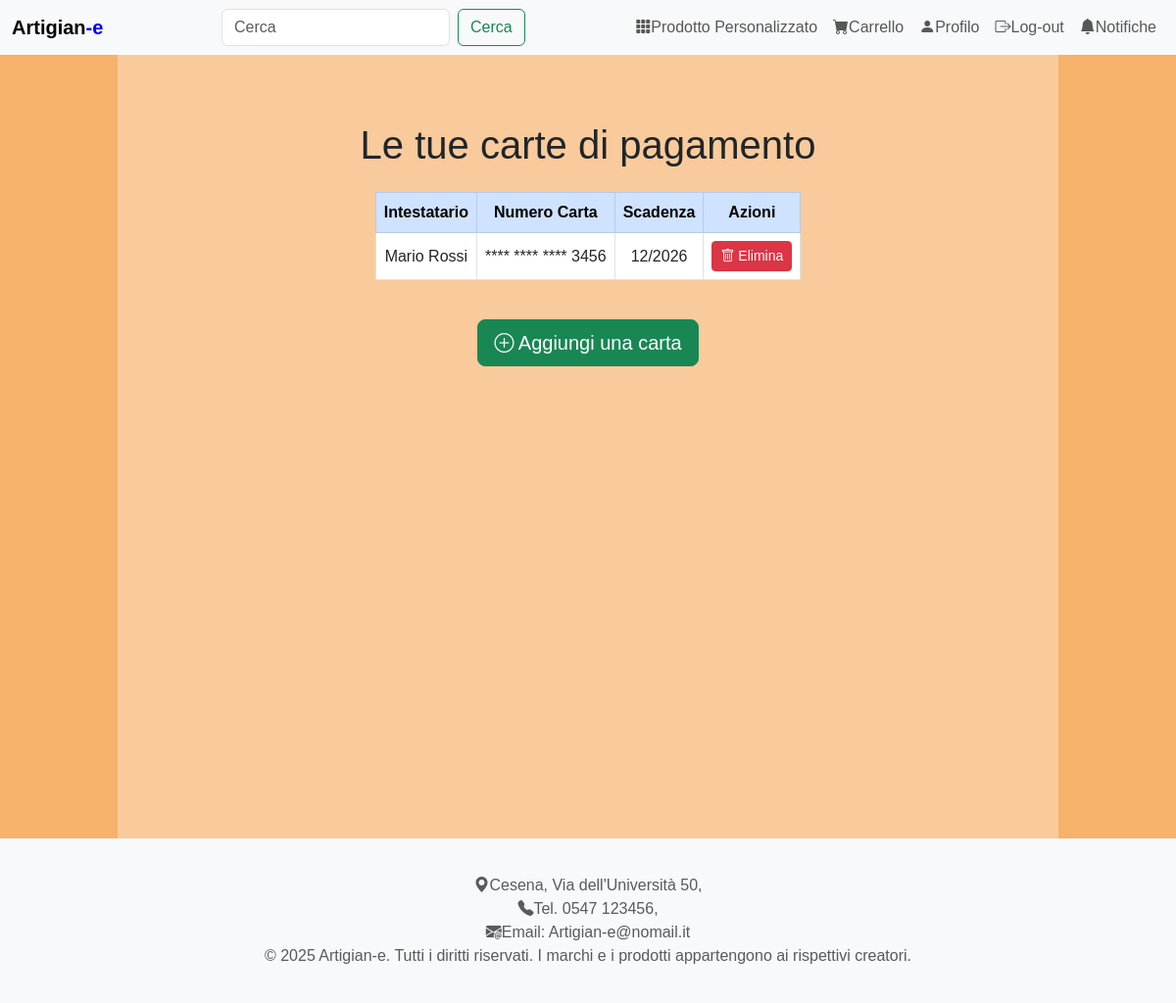
Page /pages/info_carte.php (signed in) on the earlier database version.
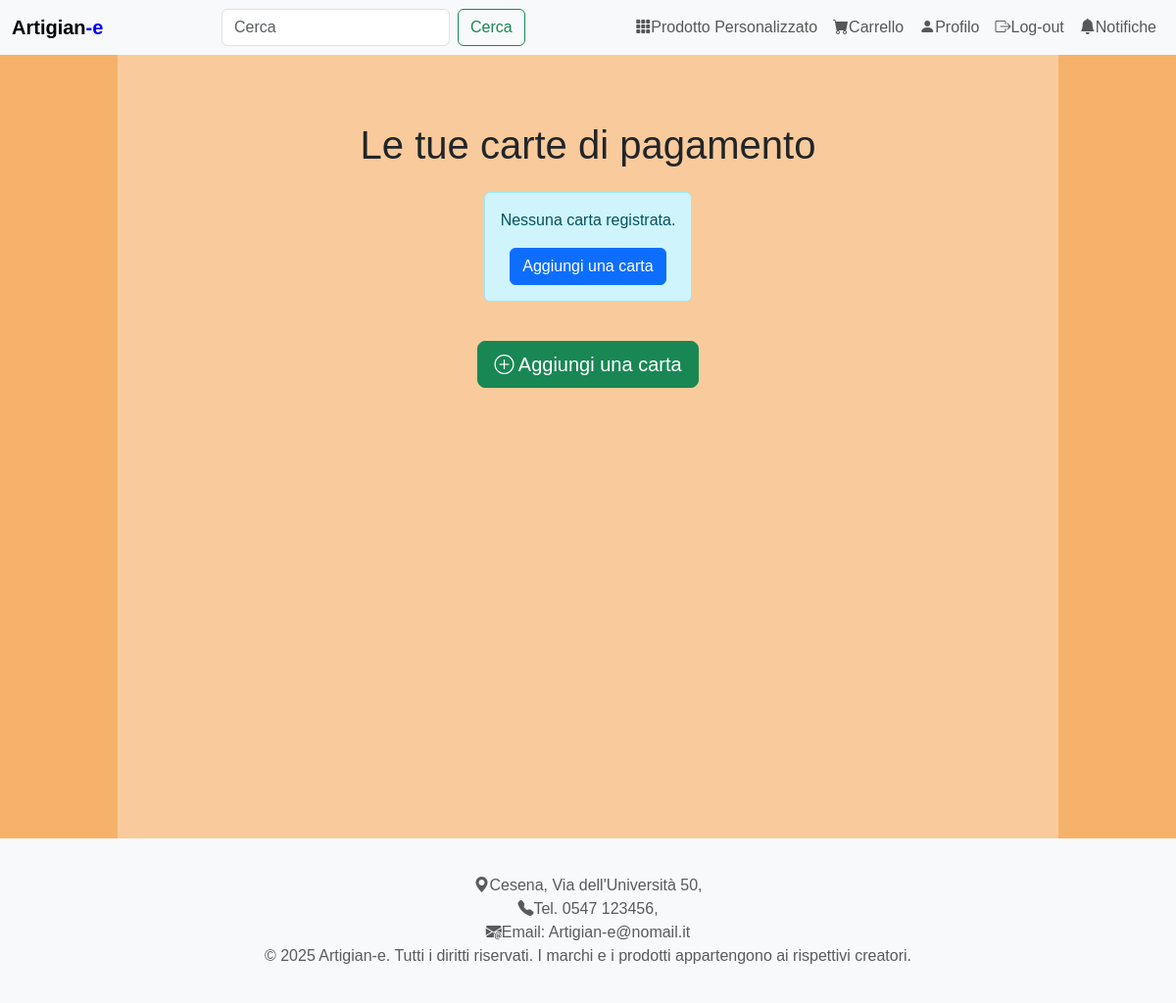
Same page on the later database version.
### tables this page shows
create table CARTA_DI_CREDITO (
	Email VARCHAR(100) not null,
	Nome VARCHAR(25) not null,
	Cognome VARCHAR(25) not null,
	Numero CHAR(16) not null,
	Scadenza date not null,
	primary key (Email, Numero));

### DataBase/Database.php (called while the page is built, shortened)
<?php
class DatabaseHelper
{
    private $db;
    public function __construct($servername, $username, $password, $dbname, $port)
    {
        $this->db = new mysqli($servername, $username, $password, $dbname, $port);
    }
    public function getUserCards($email) {
        $query = "SELECT C.*
                  FROM carta_di_credito AS C
                  WHERE C.Email = ?
                  AND C.Scadenza >= CURDATE()
                  ORDER BY C.Scadenza ASC";
        $stmt = $this->db->prepare($query);
        $stmt->bind_param('s', $email);
        $stmt->execute();
        $result = $stmt->get_result();
        return $result->fetch_all(MYSQLI_ASSOC);
    }
}
?>

### includes/bootstrap.php (called while the page is built, shortened)
<?php
require_once("../database/Database.php");
require_once("functions.php");
$dbh = new DatabaseHelper("localhost", "root", "", "db_artigiany", 3306);

### includes/functions.php (called while the page is built, shortened)
<?php
function getLoggedUserEmail() {
    return $_SESSION["email"] ?? null;
}
function maskCardNumber($number) {
    return '**** **** **** ' . substr(strval($number), -4);
}
?>

### pages/info_carte.php (the view, shortened to what this page needs)
<?php
include_once("../includes/bootstrap.php");
include_once("../includes/functions.php");
$email = getloggeduseremail();
try {
    $cards = $dbh->getUserCards($email);
} catch (Exception $e) {
    error_log("Errore: " . $e->getMessage());
    $cards = [];
}
include("../includes/header.php");
?>
<main>
    <div class="container-page">
        <div id="main-content">
        <div class="row">
            <div class="container py-5">
                <h1 class="mb-4">Le tue carte di pagamento</h1>
                <?php if (empty($cards)): ?>
                            <div class="alert alert-info text-center">
                                Nessuna carta registrata. <br>
                                <a href="add_card.php" class="btn btn-primary mt-3">Aggiungi una carta</a>
                            </div>
                        <?php else: ?>
                            <div class="table-responsive">
                                <table class="table table-hover table-bordered text-center align-middle">
                                    <thead class="table-primary">
                                        <tr>
                                            <th>Intestatario</th>
                                            <th>Numero Carta</th>
                                            <th>Scadenza</th>
                                            <th>Azioni</th>
                                        </tr>
                                    </thead>
                                    <tbody>
                                        <?php foreach ($cards as $card): ?>
                                            <tr>
                                                <td><?= htmlspecialchars($card['Nome'] . ' ' . $card['Cognome']) ?></td>
                                                <td><?= maskCardNumber($card['Numero']) ?></td>
                                                <td><?= htmlspecialchars(date('m/Y', strtotime($card['Scadenza']))) ?></td>
                                                <td>
                                                    <form method="post" action="delete_card.php" style="display:inline;">
                                                        <button type="submit" class="btn btn-danger btn-sm">
                                                            <i class="bi bi-trash"></i> Elimina
                                                        </button>
                                                    </form>
                                                </td>
                                            </tr>
                                        <?php endforeach; ?>
                                    </tbody>
                                </table>
                            </div>
                        <?php endif; ?>
                        <div class="d-flex justify-content-center mt-4">
                            <a href="add_card.php" class="btn btn-success btn-lg">
                                <i class="bi bi-plus-circle"></i> Aggiungi una carta
                            </a>
                        </div>
            </div>
     </div>
     </div>
    </div>
</main>
<?php
include("../includes/footer.php");
?>

Differences in the rows shown:
removed carta_di_credito: Nome+Cognome "Mario Rossi", Numero "**** **** **** 3456", Scadenza "12/2026"
Other differences:
text no longer shown: "Intestatario Numero Carta Scadenza Azioni"
text now shown: "Nessuna carta registrata. Aggiungi una carta"
